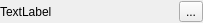
<?xml version="1.0" encoding="UTF-8"?>
<ui version="4.0">
 <class>TimelineObjectBar</class>
 <widget class="QWidget" name="TimelineObjectBar">
  <property name="geometry">
   <rect>
    <x>0</x>
    <y>0</y>
    <width>203</width>
    <height>23</height>
   </rect>
  </property>
  <property name="windowTitle">
   <string>Form</string>
  </property>
  <layout class="QHBoxLayout" name="horizontalLayout">
   <property name="spacing">
    <number>3</number>
   </property>
   <property name="leftMargin">
    <number>0</number>
   </property>
   <property name="topMargin">
    <number>0</number>
   </property>
   <property name="rightMargin">
    <number>0</number>
   </property>
   <property name="bottomMargin">
    <number>0</number>
   </property>
   <item>
    <widget class="QLabel" name="m_text">
     <property name="text">
      <string>TextLabel</string>
     </property>
    </widget>
   </item>
   <item>
    <spacer name="horizontalSpacer">
     <property name="orientation">
      <enum>Qt::Horizontal</enum>
     </property>
     <property name="sizeHint" stdset="0">
      <size>
       <width>40</width>
       <height>20</height>
      </size>
     </property>
    </spacer>
   </item>
   <item>
    <widget class="QToolButton" name="m_addButton">
     <property name="text">
      <string>...</string>
     </property>
    </widget>
   </item>
  </layout>
 </widget>
 <resources/>
 <connections/>
</ui>
